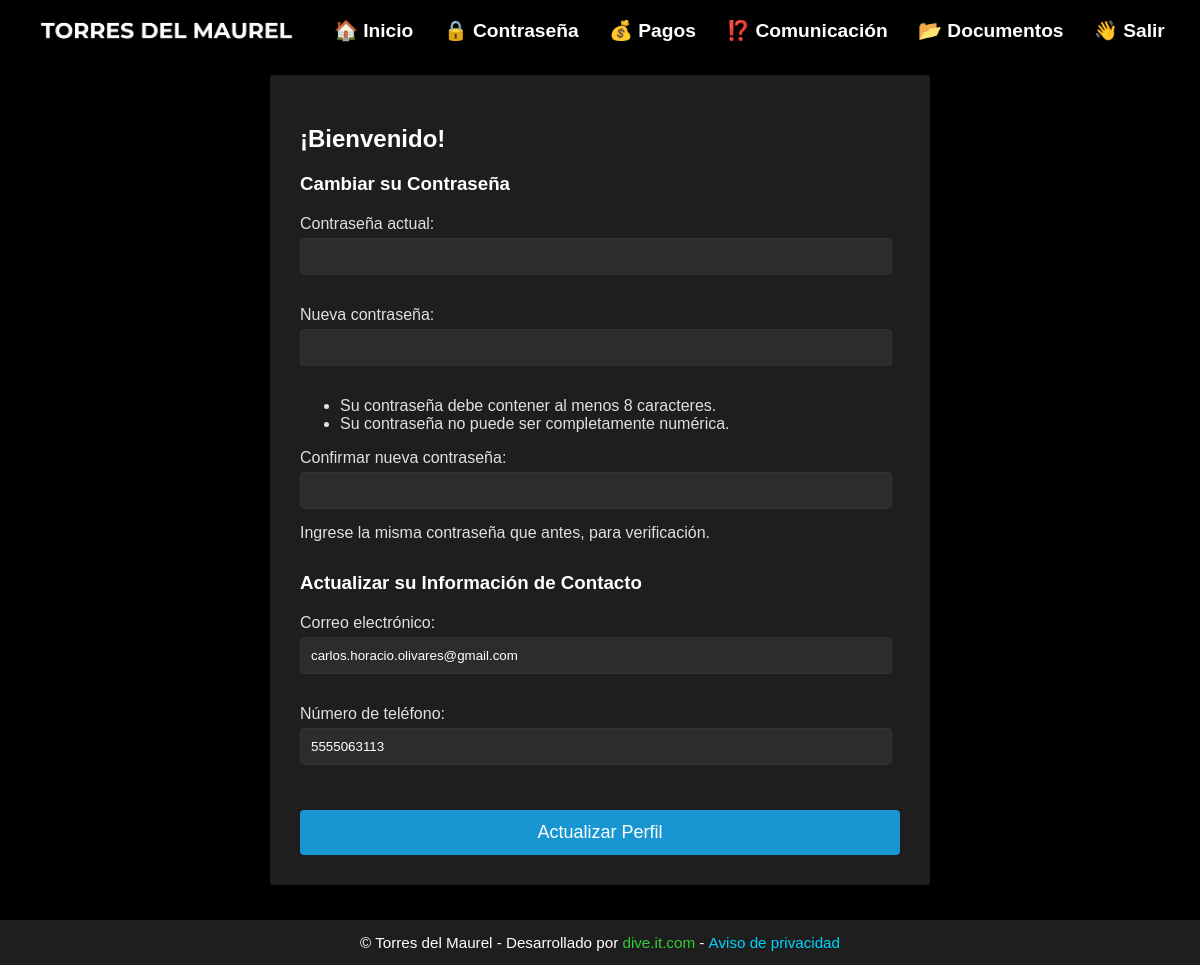
/profile/ (signed in), run on an earlier commit of the app's database.
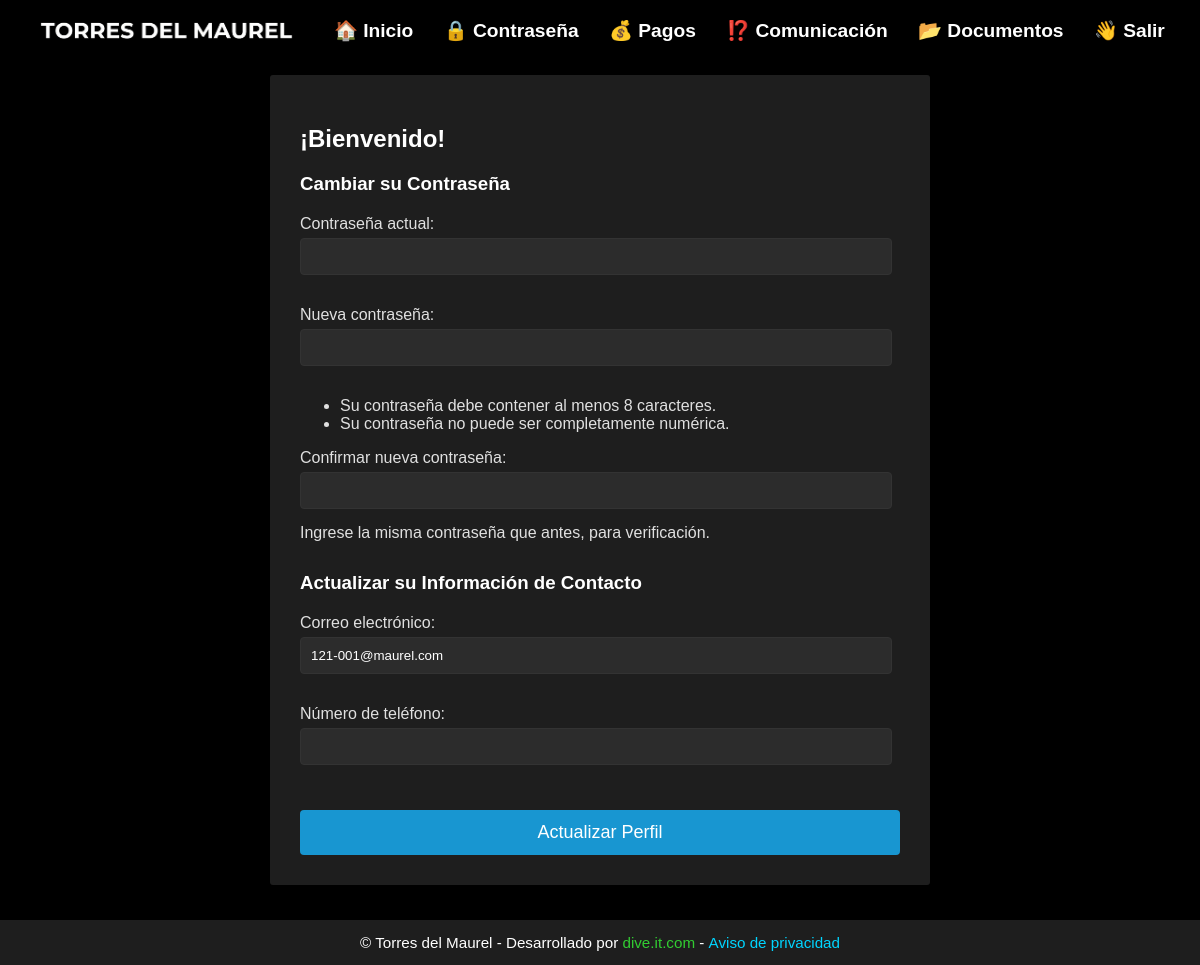
And on a later commit of the database.
### website/models.py (models this page shows, shortened)
class CustomUser(AbstractUser):
    apartment_number = models.CharField(max_length=7, unique=True, null=True, blank=True)
    email = models.EmailField(unique=True)
    phone_number = models.CharField(max_length=15, blank=True, null=True)
    is_first_login = models.BooleanField(default=True)
    is_debtor = models.BooleanField(default=False)
    groups = models.ManyToManyField(
        Group,
        verbose_name='groups',
        blank=True,
        help_text='The groups this user belongs to.',
        related_name='customuser_set',
        related_query_name='customuser',
    )
    user_permissions = models.ManyToManyField(
        Permission,
        verbose_name='user permissions',
        blank=True,
        help_text='Specific permissions for this user.',
        related_name='customuser_set',
        related_query_name='customuser',
    )

### website/views.py (the view)
# urls.py: path('profile/', views.profile, name='profile'),
@login_required
def profile(request):
    if request.method == 'POST':
        password_form = SpanishPasswordChangeForm(request.user, request.POST)
        profile_form = UserProfileForm(request.POST, instance=request.user)
        if password_form.is_valid() and profile_form.is_valid():
            user = password_form.save()
            profile_form.save()
            update_session_auth_hash(request, user)
            messages.success(request, '¡Su perfil ha sido actualizado exitosamente!')
            return redirect('dashboard')
    else:
        password_form = SpanishPasswordChangeForm(request.user)
        profile_form = UserProfileForm(instance=request.user)
    return render(request, 'profile.html', {
        'password_form': password_form,
        'profile_form': profile_form
    })

### website/forms.py
class SpanishPasswordChangeForm(PasswordChangeForm):
    old_password = forms.CharField(
        label="Contraseña actual",
        widget=forms.PasswordInput(attrs={'autocomplete': 'current-password', 'autofocus': True}),
    )
    new_password1 = forms.CharField(
        label="Nueva contraseña",
        widget=forms.PasswordInput(attrs={'autocomplete': 'new-password'}),
        help_text="<ul><li>Su contraseña debe contener al menos 8 caracteres.</li><li>Su contraseña no puede ser completamente numérica.</li></ul>",
    )
    new_password2 = forms.CharField(
        label="Confirmar nueva contraseña",
        widget=forms.PasswordInput(attrs={'autocomplete': 'new-password'}),
        help_text="Ingrese la misma contraseña que antes, para verificación.",
    )

### website/templates/profile.html (shortened to what this page needs)
{% extends "base.html" %}
{% load static %}
{% block extra_css %}
<link rel="stylesheet" href="{% static 'css/profile.css' %}">
{% endblock %}
{% block content %}
<div class="profile-container">
    <h2>¡Bienvenido!</h2>
    <form method="post" id="profile-form">
        <div class="form-section">
            <h3>Cambiar su Contraseña</h3>
            {{ password_form.as_p }}
        </div>
        <div class="form-section">
            <h3>Actualizar su Información de Contacto</h3>
            {{ profile_form.as_p }}
        </div>
        <button type="submit" class="update-button">Actualizar Perfil</button>
    </form>
</div>
{% endblock %}

What changed in the data, as far as the page shows it:
changed CustomUser: email "carlos.horacio.olivares@gmail.com" → "121-001@maurel.com"; phone_number "5555063113" → (not shown)
